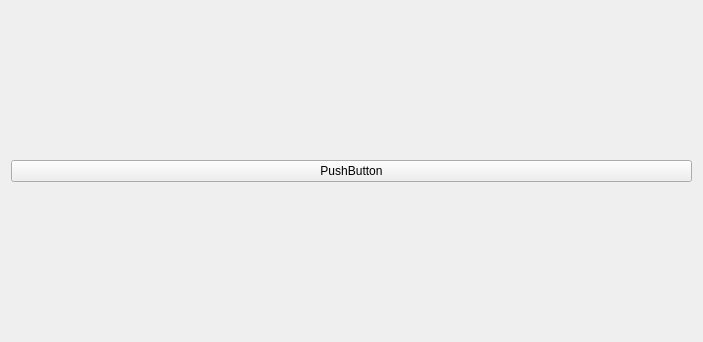
<?xml version="1.0" encoding="UTF-8"?>
<ui version="4.0">
 <class>SettingsForm</class>
 <widget class="QWidget" name="SettingsForm">
  <property name="geometry">
   <rect>
    <x>0</x>
    <y>0</y>
    <width>703</width>
    <height>342</height>
   </rect>
  </property>
  <property name="windowTitle">
   <string>Graffit Robotics</string>
  </property>
  <property name="windowIcon">
   <iconset resource="resource/resource.qrc">
    <normaloff>:/icons/img/icon.png</normaloff>:/icons/img/icon.png</iconset>
  </property>
  <property name="documentMode" stdset="0">
   <bool>false</bool>
  </property>
  <layout class="QGridLayout" name="gridLayout_2">
   <item row="0" column="0">
    <widget class="QPushButton" name="pushButton">
     <property name="text">
      <string>PushButton</string>
     </property>
    </widget>
   </item>
  </layout>
  <action name="createFileAction">
   <property name="icon">
    <iconset resource="resource/resource.qrc">
     <normaloff>:/icons/img/file-plus.svg</normaloff>:/icons/img/file-plus.svg</iconset>
   </property>
   <property name="text">
    <string>create file</string>
   </property>
   <property name="shortcut">
    <string>Ctrl+N</string>
   </property>
  </action>
  <action name="openFileAction">
   <property name="icon">
    <iconset resource="resource/resource.qrc">
     <normaloff>:/icons/img/file.svg</normaloff>:/icons/img/file.svg</iconset>
   </property>
   <property name="text">
    <string>open file</string>
   </property>
   <property name="shortcut">
    <string>Ctrl+O</string>
   </property>
  </action>
  <action name="saveAsFileAction">
   <property name="icon">
    <iconset resource="resource/resource.qrc">
     <normaloff>:/icons/img/file-text.svg</normaloff>:/icons/img/file-text.svg</iconset>
   </property>
   <property name="text">
    <string>save file as ...</string>
   </property>
   <property name="shortcut">
    <string>Ctrl+Shift+S</string>
   </property>
  </action>
  <action name="motorContrlAction">
   <property name="icon">
    <iconset resource="resource/resource.qrc">
     <normaloff>:/icons/img/trello.svg</normaloff>:/icons/img/trello.svg</iconset>
   </property>
   <property name="text">
    <string>motion control</string>
   </property>
   <property name="shortcut">
    <string>Ctrl+M</string>
   </property>
  </action>
  <action name="resetAction">
   <property name="icon">
    <iconset resource="resource/resource.qrc">
     <normaloff>:/icons/img/repeat.svg</normaloff>:/icons/img/repeat.svg</iconset>
   </property>
   <property name="text">
    <string>reset errors</string>
   </property>
   <property name="shortcut">
    <string>Ctrl+R</string>
   </property>
  </action>
  <action name="connectSTM_action">
   <property name="icon">
    <iconset resource="resource/resource.qrc">
     <normaloff>:/icons/img/shuffle.svg</normaloff>:/icons/img/shuffle.svg</iconset>
   </property>
   <property name="text">
    <string>connect mcu</string>
   </property>
   <property name="shortcut">
    <string>Ctrl+K</string>
   </property>
  </action>
  <action name="saveAction">
   <property name="icon">
    <iconset resource="resource/resource.qrc">
     <normaloff>:/icons/img/save.svg</normaloff>:/icons/img/save.svg</iconset>
   </property>
   <property name="text">
    <string>save</string>
   </property>
   <property name="shortcut">
    <string>Ctrl+S</string>
   </property>
  </action>
  <action name="changeLanguageEnglish">
   <property name="text">
    <string>english</string>
   </property>
  </action>
  <action name="changeLanguageRussian">
   <property name="text">
    <string>russian</string>
   </property>
  </action>
 </widget>
 <resources>
  <include location="resource/resource.qrc"/>
 </resources>
 <connections/>
</ui>
